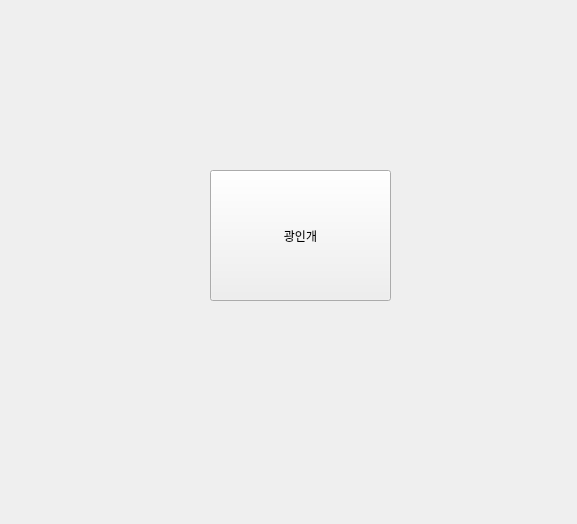
<?xml version="1.0" encoding="UTF-8"?>
<ui version="4.0">
 <class>Form</class>
 <widget class="QWidget" name="Form">
  <property name="geometry">
   <rect>
    <x>0</x>
    <y>0</y>
    <width>577</width>
    <height>524</height>
   </rect>
  </property>
  <property name="windowTitle">
   <string>Form</string>
  </property>
  <widget class="QPushButton" name="pushButton">
   <property name="geometry">
    <rect>
     <x>210</x>
     <y>170</y>
     <width>181</width>
     <height>131</height>
    </rect>
   </property>
   <property name="text">
    <string>광인개</string>
   </property>
  </widget>
 </widget>
 <resources/>
 <connections/>
</ui>
